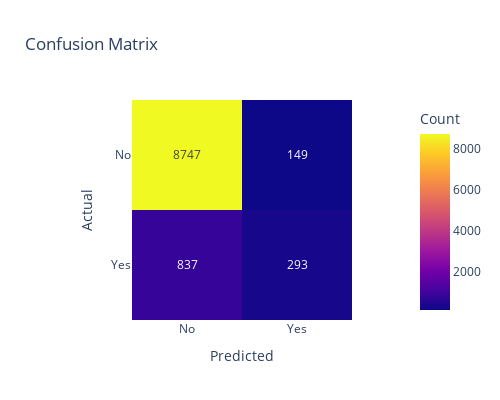
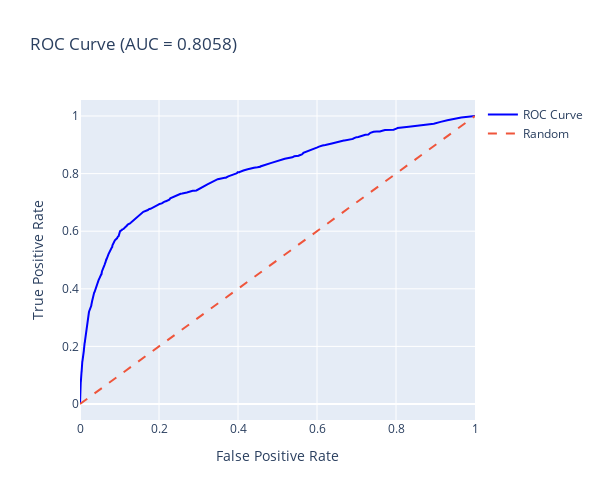
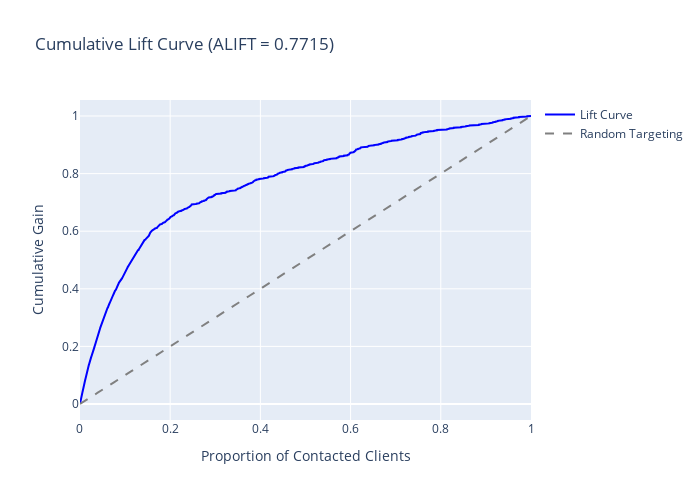

Notebook source saved alongside these figures, in order:
### Code cell
# Fit final model
final_model = HistGradientBoostingClassifier(max_iter=500,
                                             early_stopping=False,
                                             learning_rate=0.01,
                                             max_leaf_nodes=15,
                                             random_state=42,
                                             categorical_features=['job','default','contact','month','poutcome','pdays_was_contacted','contact_type'])
final_model.fit(X_train, y_train)
y_pred = final_model.predict(X_test)
y_proba = final_model.predict_proba(X_test)[:, 1]

# --- 1. Confusion Matrix ---
cm = confusion_matrix(y_test, y_pred)
labels = ['No', 'Yes']
cm_fig = px.imshow(cm, text_auto=True,
                   x=labels, y=labels,
                   labels=dict(x="Predicted", y="Actual", color="Count"),
                   title="Confusion Matrix")
cm_fig.update_layout(width=500, height=400)
cm_fig.show()

# --- 2. ROC Curve ---
fpr, tpr, _ = roc_curve(y_test, y_proba)
roc_auc = auc(fpr, tpr)
roc_fig = go.Figure()
roc_fig.add_trace(go.Scatter(x=fpr, y=tpr, mode='lines', name='ROC Curve', line=dict(color='blue')))
roc_fig.add_trace(go.Scatter(x=[0, 1], y=[0, 1], mode='lines', name='Random', line=dict(dash='dash')))
roc_fig.update_layout(title=f"ROC Curve (AUC = {roc_auc:.4f})",
                      xaxis_title='False Positive Rate',
                      yaxis_title='True Positive Rate',
                      width=600,
                      height=500)
roc_fig.show()

# --- 3. Lift Curve ---
lift_df = pd.DataFrame({'y_true': y_test.values, 'y_proba': y_proba})
lift_df.sort_values('y_proba', ascending=False, inplace=True)
lift_df['cum_response'] = lift_df['y_true'].cumsum()
lift_df['total_positives'] = lift_df['y_true'].sum()
lift_df['baseline'] = np.linspace(0, 1, len(lift_df))
lift_df['cum_gain'] = lift_df['cum_response'] / lift_df['total_positives']
lift_df['percent_contacted'] = np.arange(1, len(lift_df) + 1) / len(lift_df)

alift = np.trapezoid(lift_df['cum_gain'], lift_df['percent_contacted'])

lift_fig = go.Figure()
lift_fig.add_trace(go.Scatter(
    x=lift_df['percent_contacted'],
    y=lift_df['cum_gain'],
    mode='lines',
    name='Lift Curve',
    line=dict(color='blue')
))
lift_fig.add_trace(go.Scatter(
    x=lift_df['percent_contacted'],
    y=lift_df['baseline'],
    mode='lines',
    name='Random Targeting',
    line=dict(dash='dash', color='gray')
))
lift_fig.update_layout(title=f'Cumulative Lift Curve (ALIFT = {alift:.4f})',
                       xaxis_title='Proportion of Contacted Clients',
                       yaxis_title='Cumulative Gain',
                       width=700,
                       height=500)
lift_fig.show()

### Figure 1 — Plotly figure (JSON) as saved in the notebook; plotly's stock layout.template omitted (floating-point values rounded to 4 significant figures)
{"data": [{"coloraxis": "coloraxis", "hovertemplate": "Predicted: %{x}<br>Actual: %{y}<br>Count: %{z}<extra></extra>", "name": "0", "texttemplate": "%{z}", "type": "heatmap", "x": ["No", "Yes"], "xaxis": "x", "y": ["No", "Yes"], "yaxis": "y", "z": [[8747, 149], [837, 293]]}], "layout": {"coloraxis": {"colorbar": {"title": {"text": "Count"}}, "colorscale": [[0, "#0d0887"], [0.1111, "#46039f"], [0.2222, "#7201a8"], [0.3333, "#9c179e"], [0.4444, "#bd3786"], [0.5556, "#d8576b"], [0.6667, "#ed7953"], [0.7778, "#fb9f3a"], [0.8889, "#fdca26"], [1, "#f0f921"]]}, "height": 400, "title": {"text": "Confusion Matrix"}, "width": 500, "xaxis": {"anchor": "y", "constrain": "domain", "domain": [0, 1], "scaleanchor": "y", "title": {"text": "Predicted"}}, "yaxis": {"anchor": "x", "autorange": "reversed", "constrain": "domain", "domain": [0, 1], "title": {"text": "Actual"}}}}

### Figure 2 — Plotly figure (JSON) as saved in the notebook; plotly's stock layout.template omitted (floating-point values rounded to 4 significant figures; data arrays with more than 128 entries replaced by an {"elided": "..."} marker saying what was removed)
{"data": [{"line": {"color": "blue"}, "mode": "lines", "name": "ROC Curve", "type": "scatter", "x": {"elided": "741 float values"}, "y": {"elided": "741 float values"}}, {"line": {"dash": "dash"}, "mode": "lines", "name": "Random", "type": "scatter", "x": [0, 1], "y": [0, 1]}], "layout": {"height": 500, "title": {"text": "ROC Curve (AUC = 0.8058)"}, "width": 600, "xaxis": {"title": {"text": "False Positive Rate"}}, "yaxis": {"title": {"text": "True Positive Rate"}}}}

### Figure 3 — Plotly figure (JSON) as saved in the notebook; plotly's stock layout.template omitted (floating-point values rounded to 4 significant figures; data arrays with more than 128 entries replaced by an {"elided": "..."} marker saying what was removed)
{"data": [{"line": {"color": "blue"}, "mode": "lines", "name": "Lift Curve", "type": "scatter", "x": {"elided": "10026 float values"}, "y": {"elided": "10026 float values"}}, {"line": {"color": "gray", "dash": "dash"}, "mode": "lines", "name": "Random Targeting", "type": "scatter", "x": {"elided": "10026 float values"}, "y": {"elided": "10026 float values"}}], "layout": {"height": 500, "title": {"text": "Cumulative Lift Curve (ALIFT = 0.7715)"}, "width": 700, "xaxis": {"title": {"text": "Proportion of Contacted Clients"}}, "yaxis": {"title": {"text": "Cumulative Gain"}}}}
